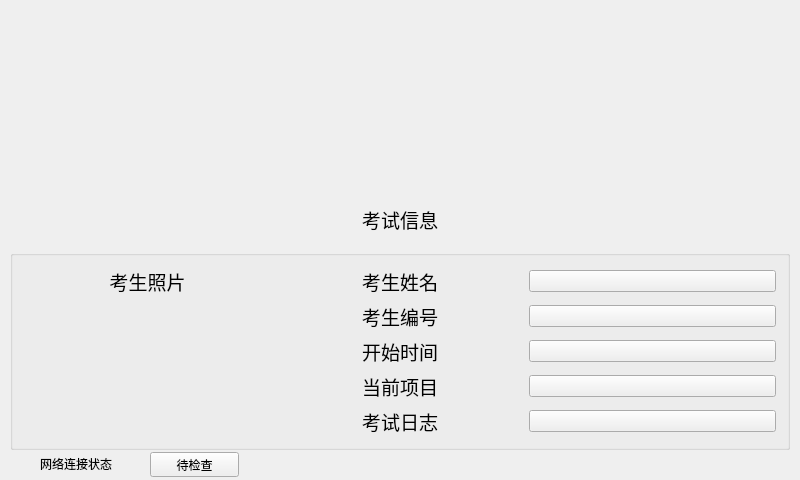
<?xml version="1.0" encoding="UTF-8"?>
<ui version="4.0">
 <class>kaoshi</class>
 <widget class="QWidget" name="kaoshi">
  <property name="geometry">
   <rect>
    <x>0</x>
    <y>0</y>
    <width>800</width>
    <height>480</height>
   </rect>
  </property>
  <property name="windowTitle">
   <string>kaoshi</string>
  </property>
  <widget class="QLabel" name="label">
   <property name="geometry">
    <rect>
     <x>10</x>
     <y>10</y>
     <width>780</width>
     <height>160</height>
    </rect>
   </property>
   <property name="text">
    <string>&lt;html&gt;&lt;head/&gt;&lt;body&gt;&lt;p&gt;&lt;img src=&quot;:/qrc/logo.png&quot;/&gt;&lt;/p&gt;&lt;/body&gt;&lt;/html&gt;</string>
   </property>
  </widget>
  <widget class="QLabel" name="label_2">
   <property name="geometry">
    <rect>
     <x>10</x>
     <y>200</y>
     <width>780</width>
     <height>40</height>
    </rect>
   </property>
   <property name="text">
    <string>&lt;html&gt;&lt;head/&gt;&lt;body&gt;&lt;p align=&quot;center&quot;&gt;&lt;span style=&quot; font-size:14pt;&quot;&gt;考试信息&lt;/span&gt;&lt;/p&gt;&lt;/body&gt;&lt;/html&gt;</string>
   </property>
  </widget>
  <widget class="QLabel" name="label_3">
   <property name="geometry">
    <rect>
     <x>40</x>
     <y>454</y>
     <width>90</width>
     <height>20</height>
    </rect>
   </property>
   <property name="text">
    <string>&lt;html&gt;&lt;head/&gt;&lt;body&gt;&lt;p&gt;网络连接状态&lt;/p&gt;&lt;/body&gt;&lt;/html&gt;</string>
   </property>
  </widget>
  <widget class="QPushButton" name="button1">
   <property name="geometry">
    <rect>
     <x>150</x>
     <y>452</y>
     <width>89</width>
     <height>25</height>
    </rect>
   </property>
   <property name="text">
    <string>待检查</string>
   </property>
  </widget>
  <widget class="QGroupBox" name="groupBox">
   <property name="geometry">
    <rect>
     <x>10</x>
     <y>250</y>
     <width>780</width>
     <height>200</height>
    </rect>
   </property>
   <layout class="QGridLayout" name="gridLayout">
    <item row="0" column="0">
     <widget class="QLabel" name="label_4">
      <property name="text">
       <string>&lt;html&gt;&lt;head/&gt;&lt;body&gt;&lt;p align=&quot;center&quot;&gt;&lt;span style=&quot; font-size:14pt;&quot;&gt;考生照片&lt;/span&gt;&lt;/p&gt;&lt;/body&gt;&lt;/html&gt;</string>
      </property>
     </widget>
    </item>
    <item row="0" column="1">
     <widget class="QLabel" name="label_5">
      <property name="text">
       <string>&lt;html&gt;&lt;head/&gt;&lt;body&gt;&lt;p align=&quot;center&quot;&gt;&lt;span style=&quot; font-size:14pt;&quot;&gt;考生姓名&lt;/span&gt;&lt;/p&gt;&lt;/body&gt;&lt;/html&gt;</string>
      </property>
     </widget>
    </item>
    <item row="1" column="0" rowspan="4">
     <widget class="QLabel" name="label3">
      <property name="text">
       <string>&lt;html&gt;&lt;head/&gt;&lt;body&gt;&lt;p&gt;&lt;br/&gt;&lt;/p&gt;&lt;/body&gt;&lt;/html&gt;</string>
      </property>
     </widget>
    </item>
    <item row="1" column="1">
     <widget class="QLabel" name="label_6">
      <property name="text">
       <string>&lt;html&gt;&lt;head/&gt;&lt;body&gt;&lt;p align=&quot;center&quot;&gt;&lt;span style=&quot; font-size:14pt;&quot;&gt;考生编号&lt;/span&gt;&lt;/p&gt;&lt;/body&gt;&lt;/html&gt;</string>
      </property>
     </widget>
    </item>
    <item row="2" column="1">
     <widget class="QLabel" name="label_7">
      <property name="text">
       <string>&lt;html&gt;&lt;head/&gt;&lt;body&gt;&lt;p align=&quot;center&quot;&gt;&lt;span style=&quot; font-size:14pt;&quot;&gt;开始时间&lt;/span&gt;&lt;/p&gt;&lt;/body&gt;&lt;/html&gt;</string>
      </property>
     </widget>
    </item>
    <item row="3" column="1">
     <widget class="QLabel" name="label_8">
      <property name="text">
       <string>&lt;html&gt;&lt;head/&gt;&lt;body&gt;&lt;p align=&quot;center&quot;&gt;&lt;span style=&quot; font-size:14pt;&quot;&gt;当前项目&lt;/span&gt;&lt;/p&gt;&lt;/body&gt;&lt;/html&gt;</string>
      </property>
     </widget>
    </item>
    <item row="4" column="1">
     <widget class="QLabel" name="label_9">
      <property name="text">
       <string>&lt;html&gt;&lt;head/&gt;&lt;body&gt;&lt;p align=&quot;center&quot;&gt;&lt;span style=&quot; font-size:14pt;&quot;&gt;考试日志&lt;/span&gt;&lt;/p&gt;&lt;/body&gt;&lt;/html&gt;</string>
      </property>
     </widget>
    </item>
    <item row="0" column="2">
     <widget class="QPushButton" name="button2">
      <property name="text">
       <string/>
      </property>
     </widget>
    </item>
    <item row="1" column="2">
     <widget class="QPushButton" name="button3">
      <property name="text">
       <string/>
      </property>
     </widget>
    </item>
    <item row="4" column="2">
     <widget class="QPushButton" name="button6">
      <property name="text">
       <string/>
      </property>
     </widget>
    </item>
    <item row="2" column="2">
     <widget class="QPushButton" name="button4">
      <property name="text">
       <string/>
      </property>
     </widget>
    </item>
    <item row="3" column="2">
     <widget class="QPushButton" name="button5">
      <property name="text">
       <string/>
      </property>
     </widget>
    </item>
   </layout>
  </widget>
 </widget>
 <layoutdefault spacing="6" margin="11"/>
 <resources/>
 <connections/>
</ui>
